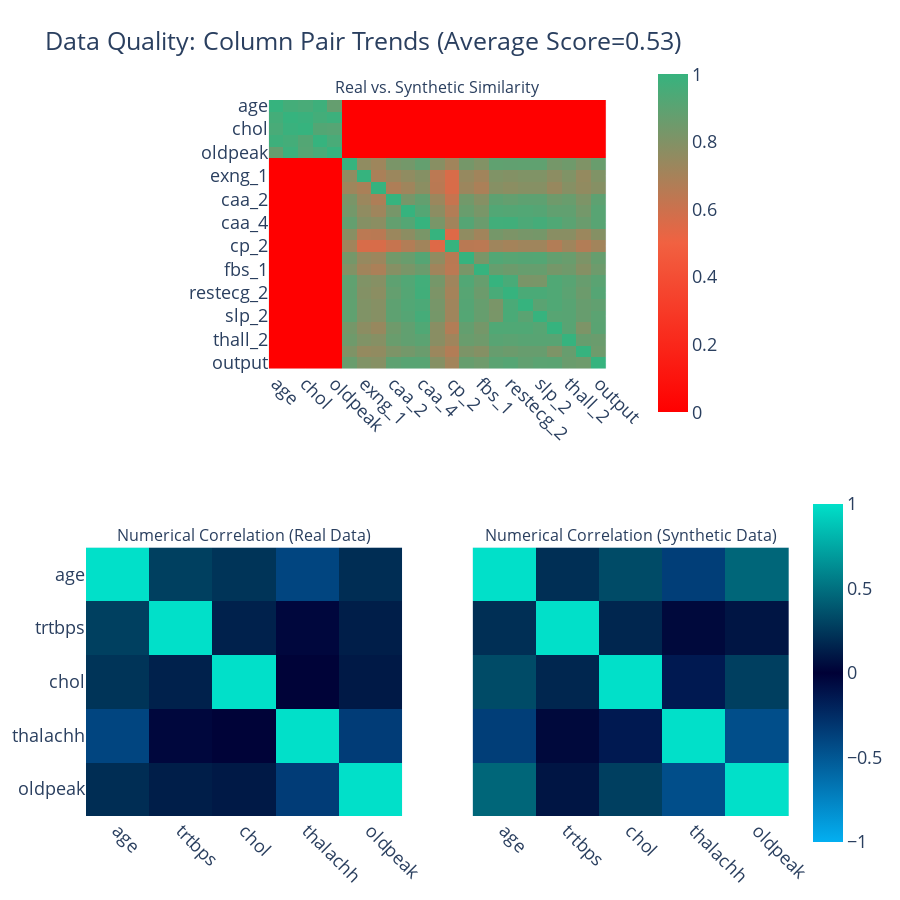

The cell this chart's notebook holds for it:
### Code cell
quality_report_TV = evaluate_quality(
    real_data=sdv_data,
    synthetic_data=TV_synth_data,
    metadata=metadata)
quality_report_TV.get_visualization(property_name='Column Pair Trends').show(renderer='vscode')

### Figure 1 — Plotly figure (JSON) as saved in the notebook; plotly's stock layout.template omitted (floating-point values rounded to 4 significant figures; data arrays with more than 128 entries replaced by an {"elided": "..."} marker saying what was removed)
{"data": [{"coloraxis": "coloraxis", "hovertemplate": "<b>Column Pair</b><br>(%{x},%{y})<br><br>Similarity: %{z}<extra></extra>", "type": "heatmap", "x": ["age", "trtbps", "chol", "thalachh", "oldpeak", "sex_1", "exng_1", "caa_1", "caa_2", "caa_3", "caa_4", "cp_1", "cp_2", "cp_3", "fbs_1", "restecg_1", "restecg_2", "slp_1", "slp_2", "thall_1", "thall_2", "thall_3", "output"], "xaxis": "x", "y": ["age", "trtbps", "chol", "thalachh", "oldpeak", "sex_1", "exng_1", "caa_1", "caa_2", "caa_3", "caa_4", "cp_1", "cp_2", "cp_3", "fbs_1", "restecg_1", "restecg_2", "slp_1", "slp_2", "thall_1", "thall_2", "thall_3", "output"], "yaxis": "y", "z": {"elided": "23x23 float values"}}, {"coloraxis": "coloraxis2", "customdata": [[1, 0.209, 0.334, -0.353, 0.454], [0.209, 1, 0.171, 0.038, 0.093], [0.334, 0.171, 1, -0.144, 0.283], [-0.353, 0.038, -0.144, 1, -0.447], [0.454, 0.093, 0.283, -0.447, 1]], "hovertemplate": "<b>Correlation</b><br>(%{x},%{y})<br><br>Synthetic: %{z}<br>(vs. Real: %{customdata})<extra></extra>", "type": "heatmap", "x": ["age", "trtbps", "chol", "thalachh", "oldpeak"], "xaxis": "x2", "y": ["age", "trtbps", "chol", "thalachh", "oldpeak"], "yaxis": "y2", "z": [[1, 0.285, 0.232, -0.396, 0.202], [0.285, 1, 0.148, -0.038, 0.132], [0.232, 0.148, 1, 0.013, 0.111], [-0.396, -0.038, 0.013, 1, -0.345], [0.202, 0.132, 0.111, -0.345, 1]]}, {"coloraxis": "coloraxis2", "customdata": [[1, 0.285, 0.232, -0.396, 0.202], [0.285, 1, 0.148, -0.038, 0.132], [0.232, 0.148, 1, 0.013, 0.111], [-0.396, -0.038, 0.013, 1, -0.345], [0.202, 0.132, 0.111, -0.345, 1]], "hovertemplate": "<b>Correlation</b><br>(%{x},%{y})<br><br>Synthetic: %{z}<br>(vs. Real: %{customdata})<extra></extra>", "type": "heatmap", "x": ["age", "trtbps", "chol", "thalachh", "oldpeak"], "xaxis": "x3", "y": ["age", "trtbps", "chol", "thalachh", "oldpeak"], "yaxis": "y3", "z": [[1, 0.209, 0.334, -0.353, 0.454], [0.209, 1, 0.171, 0.038, 0.093], [0.334, 0.171, 1, -0.144, 0.283], [-0.353, 0.038, -0.144, 1, -0.447], [0.454, 0.093, 0.283, -0.447, 1]]}], "layout": {"annotations": [{"font": {"size": 16}, "showarrow": false, "text": "Real vs. Synthetic Similarity", "x": 0.5, "xanchor": "center", "xref": "paper", "y": 1, "yanchor": "bottom", "yref": "paper"}, {"font": {"size": 16}, "showarrow": false, "text": "Numerical Correlation (Real Data)", "x": 0.225, "xanchor": "center", "xref": "paper", "y": 0.375, "yanchor": "bottom", "yref": "paper"}, {"font": {"size": 16}, "showarrow": false, "text": "Numerical Correlation (Synthetic Data)", "x": 0.775, "xanchor": "center", "xref": "paper", "y": 0.375, "yanchor": "bottom", "yref": "paper"}], "coloraxis": {"cmax": 1, "cmin": 0, "colorbar": {"len": 0.5, "x": 0.8, "y": 0.8}, "colorscale": [[0, "#FF0000"], [0.5, "#F16141"], [1, "#36B37E"]]}, "coloraxis2": {"cmax": 1, "cmin": -1, "colorbar": {"len": 0.5, "y": 0.2}, "colorscale": [[0, "#03AFF1"], [0.5, "#000036"], [1, "#01E0C9"]]}, "font": {"size": 18}, "height": 900, "title": {"text": "Data Quality: Column Pair Trends (Average Score=0.53)"}, "width": 900, "xaxis": {"anchor": "y", "domain": [0.26, 0.74], "tickangle": 45}, "xaxis2": {"anchor": "y2", "domain": [0, 0.45], "tickangle": 45}, "xaxis3": {"anchor": "y3", "domain": [0.55, 1], "matches": "x2", "tickangle": 45}, "yaxis": {"anchor": "x", "autorange": "reversed", "domain": [0.625, 1]}, "yaxis2": {"anchor": "x2", "autorange": "reversed", "domain": [0, 0.375]}, "yaxis3": {"anchor": "x3", "autorange": "reversed", "domain": [0, 0.375], "matches": "y2", "visible": false}}}
